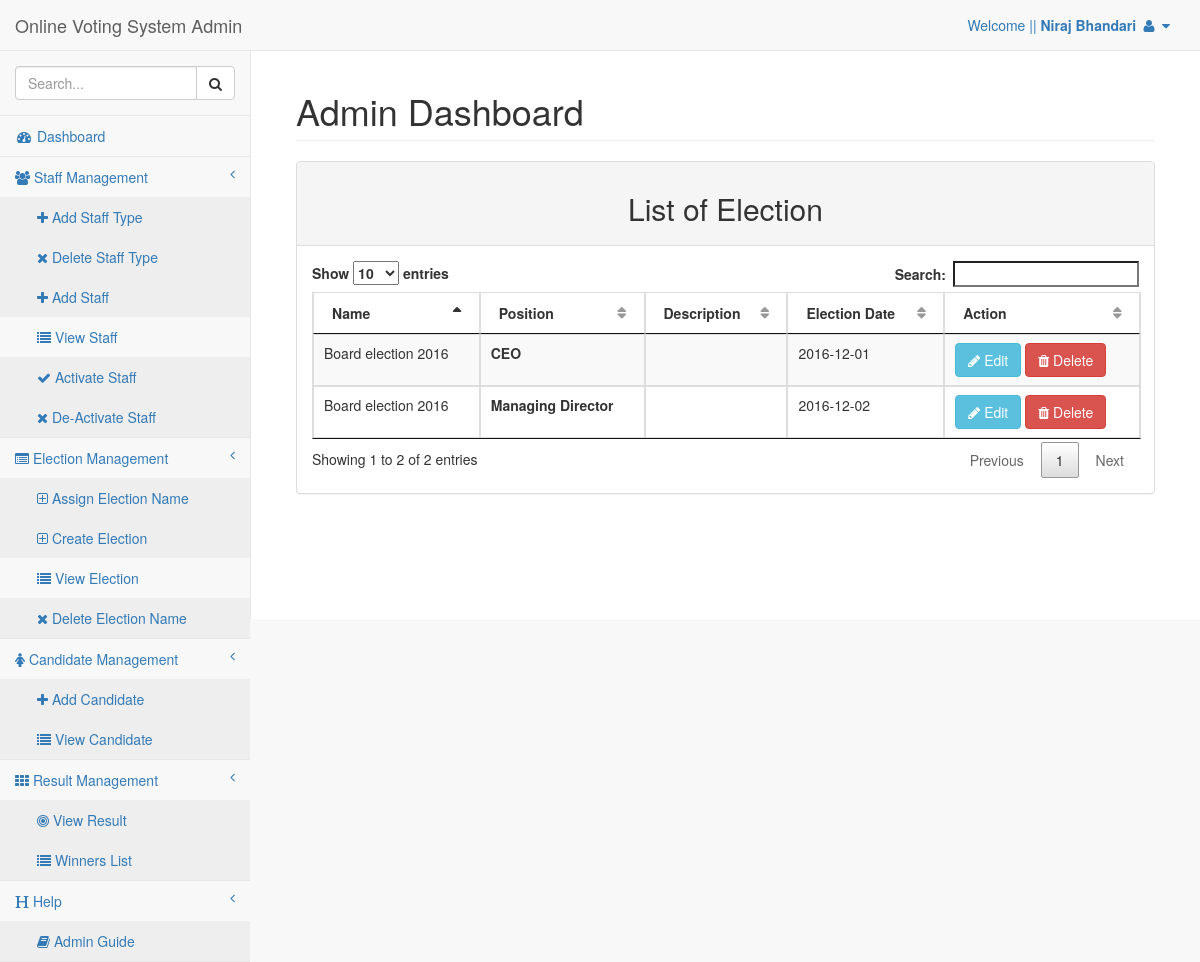
The page /admin/list_election.php (signed in) on the database its author committed.
### tables this page shows
CREATE TABLE `tbl_election_name` (
  `Id` int(11) NOT NULL,
  `Name` varchar(60) NOT NULL
);

CREATE TABLE `tbl_election` (
  `Election_Id` int(11) NOT NULL,
  `Position` varchar(60) NOT NULL,
  `Detail` text,
  `Date` date NOT NULL,
  `Parent_Id` int(11) NOT NULL
);

### admin/class/election.php (called while the page is built, shortened)
<?php
require_once('database.php');
class Election extends database{
  function selectAllElection(){
    $sql = "Select * from tbl_election";
    return $this->select($sql);
  }
  function selectName(){
    $sql = "Select * from tbl_election_name ";
    return $this->select($sql);
  }
}
?>

### admin/class/database.php (called while the page is built, shortened)
<?php
 class Database {
 	var $conn;
 	function connect(){
 	 $this->conn = new mysqli('localhost','root','','db_election');
 	}
 	function select($sql){
 	 $res = $this->conn->query($sql);
 	 $data = array();
 	 if ($res->num_rows > 0) {
 	 	while ($sdata = $res->fetch_object()) {
 	 		array_push($data, $sdata);
 	 	}
 	 }
 	 return $data;
 	}
 }
?>

### admin/list_election.php (the view, shortened to what this page needs)
<?php
 require_once('include/header.php');
?>
<?php
 require_once('class/election.php');
 $election = new Election();
 $electData = $election->selectAllElection();
 $electName = $election->selectName();
?>
<div id="page-wrapper">
            <div class="container-fluid">
                <div class="row">
                    <div class="col-lg-12">
                        <h1 class="page-header">Admin Dashboard</h1>
                    </div>
                </div>
                 <div class="row">
                <div class="col-lg-12">
                    <div class="panel panel-default">
                        <div class="panel-heading" align="center">
                          <h2>List of Election</h2>
                        </div>
                        <div class="panel-body">
                            <div class="dataTable_wrapper">
                                <table width="100%" class="table table-striped table-bordered table-hover" id="viewtable">
                                    <thead>
                                        <tr>
                                           <th>Name</th>
                                            <th>Position</th>
                                            <th>Description</th>
                                            <th>Election Date</th>
                                            <th>Action</th>
                                        </tr>
                                    </thead>
                                    <tbody>
                                  <?php
                                    foreach ($electData as $ed) { ?>
                                     <tr>
                                        <td><?php  foreach ($electName as $en) {
                                            if ($en->Id == $ed->Parent_Id) {
                                                echo $en->Name;
                                            } }  ?></td>
                                     	<td><b><?php echo $ed->Position;?> </b></td>
                                     	<td><?php echo $ed->Detail; ?></td>
                                     	<td><?php echo $ed->Date; ?></td>
                                     	<td><a href="edit_election.php?id=<?php echo $ed->Election_Id; ?>" class="btn btn-info"><i class="fa fa-pencil"></i> Edit</a>
                                      <a href="delete_election.php?id=<?php echo $ed->Election_Id; ?>" class="btn btn-danger "onclick="return confirm('Are you sure, you want to delete <?php echo $ed->Position; ?> as an Election?')"> <i class="fa fa-trash"></i> Delete</a></td>
                                     </tr>
                                  <?php  }
                                  ?>
                                    </tbody>
                                </table>
                            </div>
                        </div>
                    </div>
                </div>
            </div>
            </div>
        </div>
<?php require_once "include/footer.php";?>

### rows shown on the page
tbl_election: Position "CEO", Date "2016-12-01"
tbl_election_name: Name "Board election 2016"
tbl_election: Position "Managing Director", Date "2016-12-02"

### other values the page prints
$_SESSION ['name'] "Niraj Bhandari"
